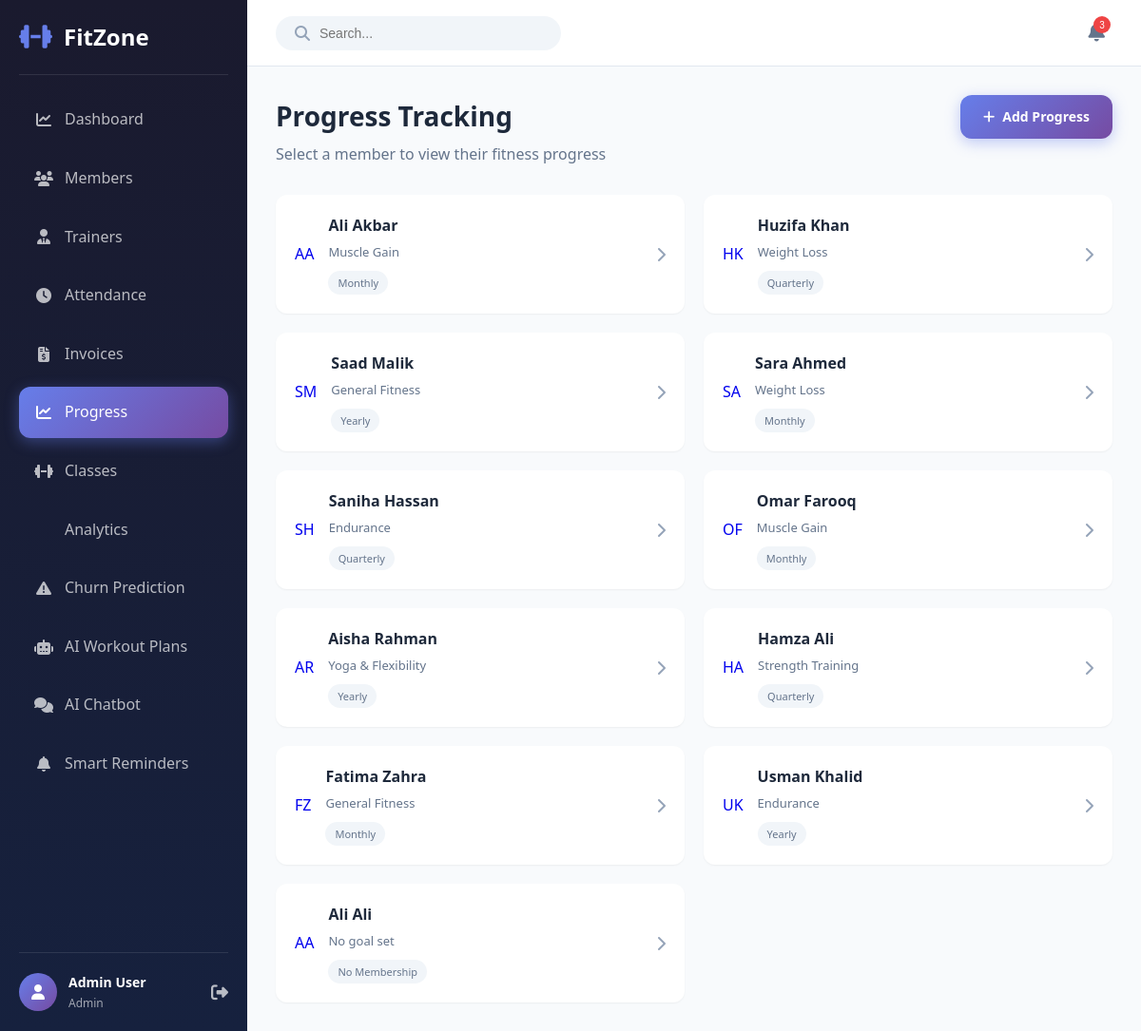
Page /progress (signed in) on the committed database.
### models.py (models this page shows, shortened)
class User(UserMixin, db.Model):
    __tablename__ = 'users'
    id = db.Column(db.Integer, primary_key=True)
    email = db.Column(db.String(120), unique=True, nullable=False, index=True)
    password_hash = db.Column(db.String(256), nullable=False)
    first_name = db.Column(db.String(50), nullable=False)
    last_name = db.Column(db.String(50), nullable=False)
    role = db.Column(db.String(20), nullable=False, default='member')  # admin, trainer, member
    phone = db.Column(db.String(20))
    created_at = db.Column(db.DateTime, default=datetime.utcnow)
    updated_at = db.Column(db.DateTime, default=datetime.utcnow, onupdate=datetime.utcnow)
    is_active = db.Column(db.Boolean, default=True)
    profile_image = db.Column(db.String(255), default='default-avatar.png')
    member = db.relationship('Member', backref='user', uselist=False, lazy=True)
    trainer = db.relationship('Trainer', backref='user', uselist=False, lazy=True)

class Member(db.Model):
    __tablename__ = 'members'
    id = db.Column(db.Integer, primary_key=True)
    user_id = db.Column(db.Integer, db.ForeignKey('users.id'), nullable=False)
    date_of_birth = db.Column(db.Date)
    gender = db.Column(db.String(10))
    address = db.Column(db.Text)
    emergency_contact = db.Column(db.String(100))
    emergency_phone = db.Column(db.String(20))
    membership_type = db.Column(db.String(50))  # monthly, quarterly, yearly
    membership_start = db.Column(db.Date)
    membership_end = db.Column(db.Date)
    height = db.Column(db.Float)  # in cm
    weight = db.Column(db.Float)  # in kg
    fitness_goal = db.Column(db.String(100))
    medical_conditions = db.Column(db.Text)
    is_active = db.Column(db.Boolean, default=True)
    created_at = db.Column(db.DateTime, default=datetime.utcnow)
    updated_at = db.Column(db.DateTime, default=datetime.utcnow, onupdate=datetime.utcnow)
    progress_records = db.relationship('ProgressRecord', backref='member', lazy=True, cascade='all, delete-orphan')
    attendance = db.relationship('Attendance', backref='member', lazy=True, cascade='all, delete-orphan')
    payments = db.relationship('Payment', backref='member', lazy=True, cascade='all, delete-orphan')

### app.py (the view, shortened to what this page needs)
@app.route('/progress')
@login_required
def progress():
    members = Member.query.join(User).filter(User.is_active == True).all()
    return render_template('progress_select.html', members=members)

### app.py (called while the page is built)
@login_manager.user_loader
def load_user(user_id):
    return User.query.get(int(user_id))

### templates/progress_select.html (shortened to what this page needs)
{% extends "base.html" %}
{% block content %}
<div class="page-container">
    <div class="page-header">
        <div class="header-content">
            <h1>Progress Tracking</h1>
            <p>Select a member to view their fitness progress</p>
        </div>
        {% if current_user.role in ['admin', 'trainer'] %}
        <div class="header-actions">
            <a href="{{ url_for('add_progress') }}" class="btn btn-primary">
                <i class="fas fa-plus"></i>
                <span>Add Progress</span>
            </a>
        </div>
        {% endif %}
    </div>
    <div class="members-grid">
        {% for member in members %}
        <a href="{{ url_for('member_progress', member_id=member.id) }}" class="member-card">
            <div class="member-avatar">
                {{ member.user.first_name[0] }}{{ member.user.last_name[0] }}
            </div>
            <div class="member-details">
                <h3>{{ member.user.first_name }} {{ member.user.last_name }}</h3>
                <p>{{ member.fitness_goal or 'No goal set' }}</p>
                <span class="membership-badge">{{ member.membership_type or 'No membership' }}</span>
            </div>
            <i class="fas fa-chevron-right"></i>
        </a>
        {% endfor %}
    </div>
</div>
{% endblock %}

### templates/base.html (shortened to what this page needs)
<!DOCTYPE html>
<html lang="en">
<head>
    <link rel="stylesheet" href="{{ url_for('static', filename='css/style.css') }}">
    <link rel="stylesheet" href="https://cdnjs.cloudflare.com/ajax/libs/font-awesome/6.4.0/css/all.min.css">
</head>
<body>
    {% if current_user.is_authenticated %}
    <aside class="sidebar" id="sidebar">
        <div class="sidebar-header">
            <div class="logo">
                <i class="fas fa-dumbbell"></i>
                <span>FitZone</span>
            </div>
        </div>
        <nav class="sidebar-nav">
            <a href="{{ url_for('dashboard') }}" class="nav-item {% if request.endpoint == 'dashboard' %}active{% endif %}">
                <i class="fas fa-chart-line"></i>
                <span>Dashboard</span>
            </a>
            {% if current_user.role in ['admin', 'trainer'] %}
            <a href="{{ url_for('members') }}" class="nav-item {% if request.endpoint in ['members', 'member_detail', 'add_member', 'edit_member'] %}active{% endif %}">
                <i class="fas fa-users"></i>
                <span>Members</span>
            </a>
            {% endif %}
            {% if current_user.role == 'admin' %}
            <a href="{{ url_for('trainers') }}" class="nav-item {% if request.endpoint in ['trainers', 'trainer_detail', 'add_trainer'] %}active{% endif %}">
                <i class="fas fa-user-tie"></i>
                <span>Trainers</span>
            </a>
            {% endif %}
            <a href="{{ url_for('attendance') }}" class="nav-item {% if request.endpoint == 'attendance' %}active{% endif %}">
                <i class="fas fa-clock"></i>
                <span>Attendance</span>
            </a>
            <a href="{{ url_for('invoices') }}" class="nav-item {% if request.endpoint in ['invoices', 'create_invoice', 'pay_invoice'] %}active{% endif %}">
                <i class="fas fa-file-invoice-dollar"></i>
                <span>Invoices</span>
            </a>
            <a href="{{ url_for('progress') }}" class="nav-item {% if request.endpoint in ['progress', 'member_progress', 'add_progress'] %}active{% endif %}">
                <i class="fas fa-chart-line"></i>
                <span>Progress</span>
            </a>
            {% if current_user.role in ['admin', 'trainer'] %}
            <a href="{{ url_for('classes_list') }}" class="nav-item {% if request.endpoint in ['classes_list', 'add_class', 'edit_class'] %}active{% endif %}">
                <i class="fas fa-dumbbell"></i>
                <span>Classes</span>
            </a>
            {% endif %}
             {% if current_user.role == 'admin' %}
             <a href="{{ url_for('analytics') }}" class="nav-item {% if request.endpoint == 'analytics' %}active{% endif %}">
                 <span>Analytics</span>
             </a>
             {% endif %}
             {% if current_user.role == 'admin' %}
             <a href="{{ url_for('churn_prediction') }}" class="nav-item {% if request.endpoint in ['churn_prediction', 'member_churn_details', 'retrain_churn_model'] %}active{% endif %}">
                 <i class="fas fa-exclamation-triangle"></i>
                 <span>Churn Prediction</span>
             </a>
             {% endif %}
            <a href="{{ url_for('workout_plans') }}" class="nav-item {% if request.endpoint in ['workout_plans', 'workout_plan_detail'] %}active{% endif %}">
                <i class="fas fa-robot"></i>
                <span>AI Workout Plans</span>
            </a>
            <a href="{{ url_for('chatbot_page') }}" class="nav-item {% if request.endpoint == 'chatbot_page' %}active{% endif %}">
                <i class="fas fa-comments"></i>
                <span>AI Chatbot</span>
            </a>
            {% if current_user.role == 'admin' %}
            <a href="{{ url_for('payment_reminders') }}" class="nav-item {% if request.endpoint == 'payment_reminders' %}active{% endif %}">
                <i class="fas fa-bell"></i>
                <span>Smart Reminders</span>
            </a>
            {% endif %}
        </nav>
        <div class="sidebar-footer">
            <div class="user-info">
                <div class="user-avatar">
                    <i class="fas fa-user"></i>
                </div>
                <div class="user-details">
                    <span class="user-name">{{ current_user.first_name }} {{ current_user.last_name }}</span>
                    <span class="user-role">{{ current_user.role|title }}</span>
                </div>
            </div>
            <a href="{{ url_for('logout') }}" class="logout-btn">
                <i class="fas fa-sign-out-alt"></i>
            </a>
        </div>
    </aside>
    <main class="main-content">
        <header class="top-header">
            <div class="header-search">
                <i class="fas fa-search"></i>
                <input type="text" placeholder="Search...">
            </div>
            <div class="header-actions">
                <button class="notification-btn">
                    <i class="fas fa-bell"></i>
                    <span class="notification-badge">3</span>
                </button>
            </div>
        </header>
        <div class="content-wrapper">
            {% block content %}{% endblock %}
        </div>
    </main>
    {% endif %}
</body>
</html>

### rows in the picture
User: first_name "Admin", last_name "User", role "Admin"
Member: user "A", user.first_name "Ali", user.last_name "Akbar", fitness_goal "Muscle Gain", membership_type "Monthly"
Member: user "H", user "K", user.first_name "Huzifa", user.last_name "Khan", fitness_goal "Weight Loss", membership_type "Quarterly"
Member: user "S", user "M", user.first_name "Saad", user.last_name "Malik", fitness_goal "General Fitness", membership_type "Yearly"
Member: user "S", user "A", user.first_name "Sara", user.last_name "Ahmed", fitness_goal "Weight Loss", membership_type "Monthly"
Member: user "S", user "H", user.first_name "Saniha", user.last_name "Hassan", fitness_goal "Endurance", membership_type "Quarterly"
Member: user "O", user "F", user.first_name "Omar", user.last_name "Farooq", fitness_goal "Muscle Gain", membership_type "Monthly"
Member: user "A", user "R", user.first_name "Aisha", user.last_name "Rahman", fitness_goal "Yoga & Flexibility", membership_type "Yearly"
Member: user "H", user "A", user.first_name "Hamza", user.last_name "Ali", fitness_goal "Strength Training", membership_type "Quarterly"
Member: user "F", user "Z", user.first_name "Fatima", user.last_name "Zahra", fitness_goal "General Fitness", membership_type "Monthly"
Member: user "U", user "K", user.first_name "Usman", user.last_name "Khalid", fitness_goal "Endurance", membership_type "Yearly"
Member: user "A", user.first_name "Ali", user.last_name "Ali", fitness_goal "No goal set", membership_type "No Membership"
